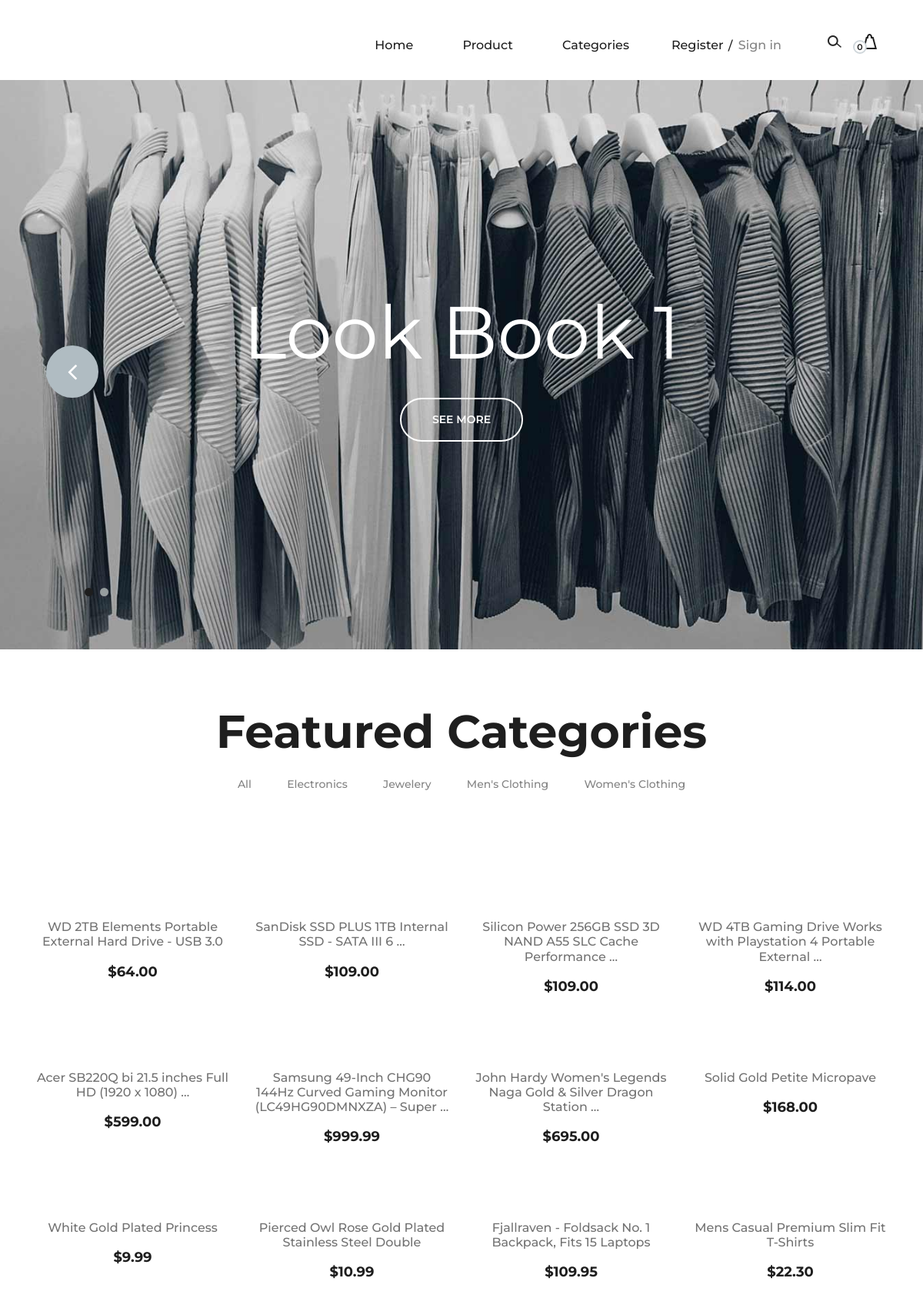
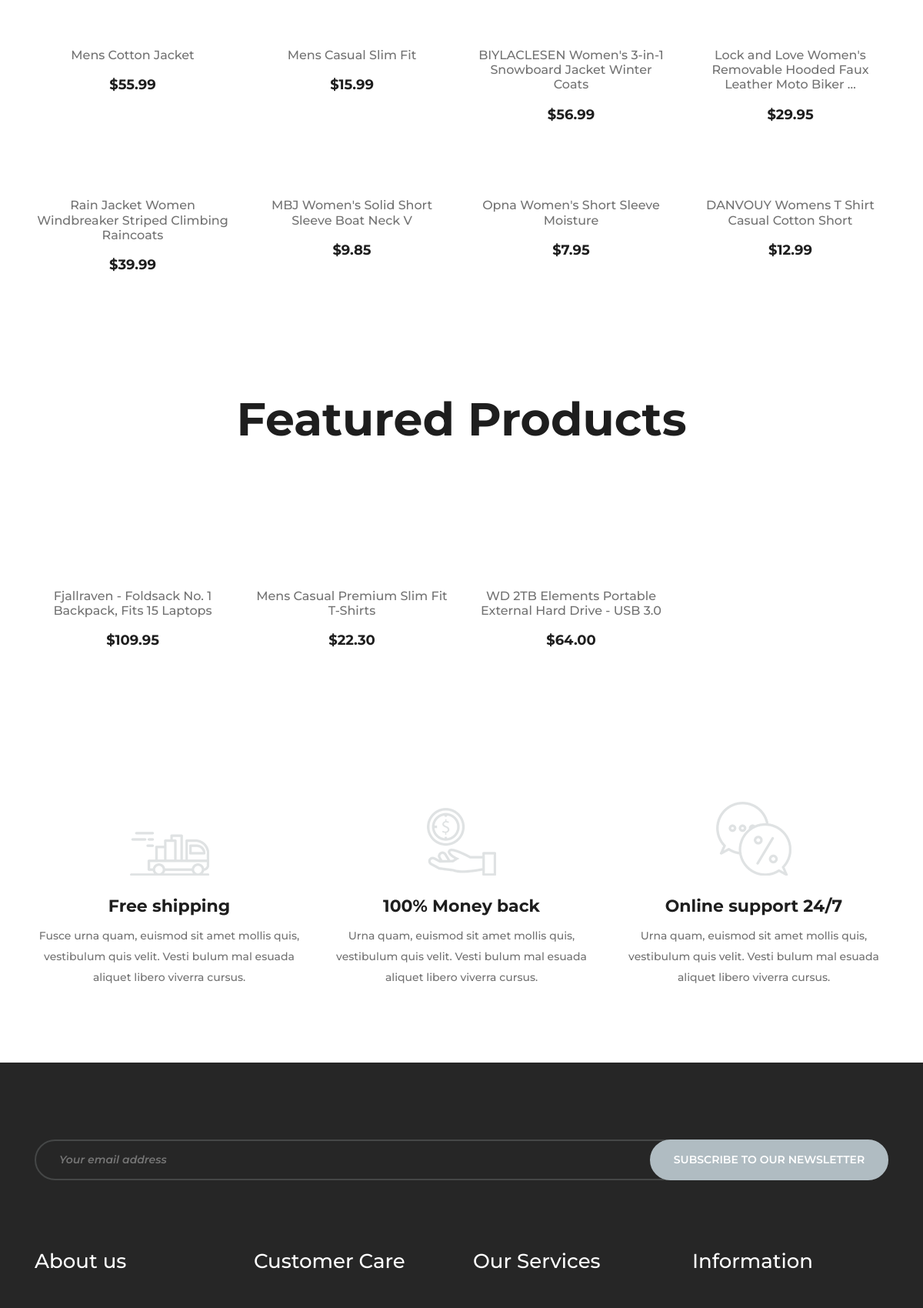
The page / (upper part) on the database its author committed (2 pictures, top to bottom).
### product/models.py (models this page shows, shortened)
class Slider(models.Model):
    title = models.CharField(max_length=50)
    banner = models.ImageField(upload_to='banners')
    show = models.BooleanField(default=True)
    created_date = models.DateTimeField(auto_now_add=True)

class Category(models.Model):
    title = models.CharField(max_length=150, unique=True)
    slug = models.SlugField(unique=True, max_length=150)
    featured = models.BooleanField(default=False)
    created_date = models.DateTimeField(auto_now_add=True)
    class Meta:
        ordering = ['title']

class Product(models.Model):
    category = models.ForeignKey(Category, related_name='products', on_delete=models.CASCADE)
    title = models.CharField(max_length=250, unique=True)
    slug = models.SlugField(unique=True, max_length=250)
    featured = models.BooleanField(default=False)
    price = models.DecimalField(max_digits=8, decimal_places=2)
    thumbnail = models.URLField()
    description = models.TextField(null=True, blank=True, default='N/A')
    in_stock = models.BooleanField(default=True)
    created_date = models.DateTimeField(auto_now_add=True)
    updated_date = models.DateTimeField(auto_now=True)
    class Meta:
        ordering = ['id']

### product/views.py (the view)
# urls.py: path('',Home.as_view(), name='home'),
class Home(generic.TemplateView):
    template_name = 'home.html'
    def get_context_data(self, **kwargs):
        context = super().get_context_data(**kwargs)
        context.update(
            {
                'featured_categories': Category.objects.filter(featured=True),
                'featured_products': Product.objects.filter(featured=True),
                'sliders': Slider.objects.filter(show=True)
            }
        )
        return context

### cart/carts.py (called while the page is built)
    def __len__(self):
        return len(self.cart)

### cart/context_processors.py (called while the page is built)
def cart(request):
    cart = Cart(request)
    if len(list(cart.cart.keys())) < 1:
        try:
            del cart.session[cart.coupon_id]
        except:
            ...
    return {"cart": Cart(request)}

### product/context_professors.py (called while the page is built)
def categories(request):
    return {"categories" : Category.objects.all()}

### templates/home.html (shortened to what this page needs)
{% extends 'base.html' %}
{% load static %}
{% block content %}
{% include 'slider.html' %}
<section class="latest-products spad mt-3">
    <div class="container">
        <div class="product-filter">
            <div class="row">
                <div class="col-lg-12 text-center">
                    <div class="section-title">
                        <h2>Featured Categories</h2>
                    </div>
                    <ul class="product-controls">
                        <li data-filter="*">All</li>
                        {%for category in featured_categories%}
                        <li data-filter=".{{category.slug}}">{{category.title | title}}</li>
                        {% endfor %}
                    </ul>
                </div>
            </div>
        </div>
        <div class="row" id="product-list">
            {% for category in featured_categories %}
            {% for product in category.products.all %}
            <div class="col-lg-3 col-sm-6 mix {{category.slug}}">
                <div class="single-product-item">
                    <figure>
                        <a href="{% url 'product_details' product.slug %}"><img style="height : 180px; weight : 220px;" src="{{product.thumbnail}}" alt=""></a>
                    </figure>
                    <div class="product-text">
                        <a class="text-decoration-none" href="{% url 'product_details' product.slug %}">
                            <h6>{{product.title | truncatewords:10}}</h6>
                        </a>
                        <p>${{product.price}}</p>
                    </div>
                </div>
            </div>
            {% endfor %}
            {% endfor %}
        </div>
    </div>
</section>
<section class="latest-products spad">
    <div class="container">
        <div class="product-filter">
            <div class="row">
                <div class="col-lg-12 text-center">
                    <div class="section-title">
                        <h2>Featured Products</h2>
                    </div>
                </div>
            </div>
        </div>
        <div class="row" id="product-list">
            {% for product in featured_products %}
            <div class="col-lg-3 col-sm-6 mix ">
                <div class="single-product-item">
                    <figure>
                        <a href="{% url 'product_details' product.slug %}"><img style="height : 180px; weight : 220px;" src="{{product.thumbnail}}" alt=""></a>
                    </figure>
                    <div class="product-text">
                        <a class="text-decoration-none" href="{% url 'product_details' product.slug %}">
                            <h6>{{product.title | truncatewords:10}}</h6>
                        </a>
                        <p>${{product.price}}</p>
                    </div>
                </div>
            </div>
            {% endfor %}
        </div>
    </div>
</section>
<section class="features-section spad">
    <div class="features-ads">
        <div class="container">
            <div class="row">
                <div class="col-lg-4">
                    <div class="single-features-ads first">
                        <img src="{% static 'img/icons/f-delivery.png' %}" alt="">
                        <h4>Free shipping</h4>
                        <p>Fusce urna quam, euismod sit amet mollis quis, vestibulum quis velit. Vesti bulum mal
                            esuada aliquet libero viverra cursus. </p>
                    </div>
                </div>
                <div class="col-lg-4">
                    <div class="single-features-ads second">
                        <img src="{% static 'img/icons/coin.png' %}" alt="">
                        <h4>100% Money back </h4>
                        <p>Urna quam, euismod sit amet mollis quis, vestibulum quis velit. Vesti bulum mal esuada
                            aliquet libero viverra cursus. </p>
                    </div>
                </div>
                <div class="col-lg-4">
                    <div class="single-features-ads">
                        <img src="{% static 'img/icons/chat.png' %}" alt="">
                        <h4>Online support 24/7</h4>
                        <p>Urna quam, euismod sit amet mollis quis, vestibulum quis velit. Vesti bulum mal esuada
                            aliquet libero viverra cursus. </p>
                    </div>
                </div>
            </div>
        </div>
    </div>
</section>
{% endblock content %}

### templates/base.html (shortened to what this page needs)
<!DOCTYPE html>
<html lang="zxx">
<head>
    {% load static %}
    <link rel="stylesheet" href="{% static 'css/bootstrap.min.css' %}" type="text/css">
    <link rel="stylesheet" href="{% static 'css/font-awesome.min.css' %}" type="text/css">
    <link rel="stylesheet" href="{% static 'css/nice-select.css' %}" type="text/css">
    <link rel="stylesheet" href="{% static 'css/owl.carousel.min.css' %}" type="text/css">
    <link rel="stylesheet" href="{% static 'css/magnific-popup.css' %}" type="text/css">
    <link rel="stylesheet" href="{% static 'css/slicknav.min.css' %}" type="text/css">
    <link rel="stylesheet" href="{% static 'css/style.css' %}" type="text/css">
    <link rel="stylesheet" href="{% static 'css/main.css' %}" type="text/css">
</head>
<body>
    {% include 'header.html' %}
    {% block content %}    {% endblock content %}
    {% include 'footer.html' %}
</body>
</html>

### templates/header.html (shortened to what this page needs)
{% load static %}
<header class="header-section">
    <div class="container-fluid">
        <div class="inner-header">
            <div class="header-right">
                <img src="{% static 'img/icons/search.png' %}" alt="" class="search-trigger">
                <a href="{% url 'cart' %}">
                    <img src="{% static 'img/icons/bag.png' %}" alt="">
                    <span>{{cart|length}} </span>
                </a>
            </div>
            {% if not request.user.is_authenticated %}
            <div class="user-access">
                <a href="{% url "login" %}">Register</a>
                <a href="{% url 'login' %}" class="in">Sign in</a>
            </div>
            {% endif %}
            <nav class="main-menu mobile-menu">
                <ul>
                    <li><a class="" href="{% url 'home' %}">Home</a></li>
                    <li><a class="" href="{% url 'product_list' %}">Product</a></li>
                    <li><a href="#">Categories</a>
                    </li>
                </ul>
            </nav>
        </div>
    </div>
</header>

### templates/slider.html
{% load static %}
<section class="hero-slider">
    <div class="hero-items owl-carousel">
        {% for slider in  sliders%}
        <div class="single-slider-item set-bg" data-setbg="{{slider.banner.url}}">
            <div class="container">
                <div class="row">
                    <div class="col-lg-12">
                        <h2>{{slider.title}}</h2>
                        <a href="#" class="primary-btn">See More</a>
                    </div>
                </div>
            </div>
        </div>
        {% endfor %}
    </div>
</section>

### templates/scripts.html (shortened to what this page needs)
{% load static %}

### templates/footer.html (shortened to what this page needs)
{% load static %}
<footer class="footer-section spad">
    <div class="container">
        <div class="newslatter-form">
            <div class="row">
                <div class="col-lg-12">
                    <form action="#">
                        <input type="text" placeholder="Your email address">
                        <button type="submit">Subscribe to our newsletter</button>
                    </form>
                </div>
            </div>
        </div>
        <div class="footer-widget">
            <div class="row">
                <div class="col-lg-3 col-sm-6">
                    <div class="single-footer-widget">
                        <h4>About us</h4>
                    </div>
                </div>
                <div class="col-lg-3 col-sm-6">
                    <div class="single-footer-widget">
                        <h4>Customer Care</h4>
                    </div>
                </div>
                <div class="col-lg-3 col-sm-6">
                    <div class="single-footer-widget">
                        <h4>Our Services</h4>
                    </div>
                </div>
                <div class="col-lg-3 col-sm-6">
                    <div class="single-footer-widget">
                        <h4>Information</h4>
                    </div>
                </div>
            </div>
        </div>
    </div>
</footer>

### rows shown on the page
Slider: title "Look Book 1"
Category: title "Electronics"
Category: title "Jewelery"
Category: title "Men's Clothing"
Category: title "Women's Clothing"
Product: title "WD 2TB Elements Portable External Hard Drive - USB 3.0", price "64.00"
Product: title "SanDisk SSD PLUS 1TB Internal SSD - SATA III 6 …", price "109.00"
Product: title "Silicon Power 256GB SSD 3D NAND A55 SLC Cache Performance …", price "109.00"
Product: title "WD 4TB Gaming Drive Works with Playstation 4 Portable External …", price "114.00"
Product: title "Acer SB220Q bi 21.5 inches Full HD (1920 x 1080) …", price "599.00"
Product: title "Samsung 49-Inch CHG90 144Hz Curved Gaming Monitor (LC49HG90DMNXZA) – Super …", price "999.99"
Product: title "John Hardy Women's Legends Naga Gold & Silver Dragon Station …", price "695.00"
Product: title "Solid Gold Petite Micropave", price "168.00"
Product: title "White Gold Plated Princess", price "9.99"
Product: title "Pierced Owl Rose Gold Plated Stainless Steel Double", price "10.99"
Product: title "Fjallraven - Foldsack No. 1 Backpack, Fits 15 Laptops", price "109.95"
Product: title "Mens Casual Premium Slim Fit T-Shirts", price "22.30"
Product: title "Mens Cotton Jacket", price "55.99"
Product: title "Mens Casual Slim Fit", price "15.99"
Product: title "BIYLACLESEN Women's 3-in-1 Snowboard Jacket Winter Coats", price "56.99"
Product: title "Lock and Love Women's Removable Hooded Faux Leather Moto Biker …", price "29.95"
Product: title "Rain Jacket Women Windbreaker Striped Climbing Raincoats", price "39.99"
Product: title "MBJ Women's Solid Short Sleeve Boat Neck V", price "9.85"
Product: title "Opna Women's Short Sleeve Moisture", price "7.95"
Product: title "DANVOUY Womens T Shirt Casual Cotton Short", price "12.99"

### other values the page prints
{{ cart|length }} "0"
